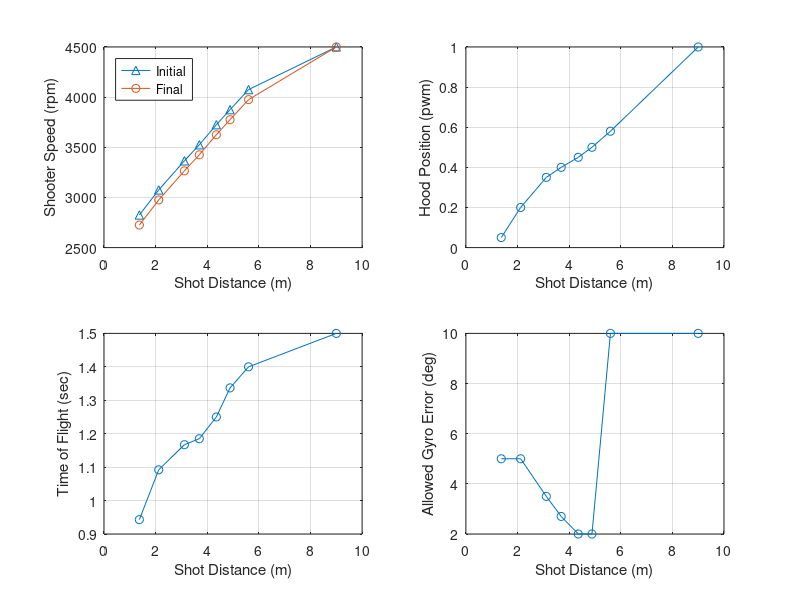

MATLAB code for this plot:
%% Output Overrides
TEST_Output_Override_Flag = 0;
TEST_Transfer_Motor_DC_OV = 0;
TEST_Feeder_Motor_DC_OV = 0;
TEST_Desired_Shooter_Speed_OV = 0;
TEST_Desired_Shooter_FF_DC_OV = 0;
TEST_Desired_Hood_Enable_OV = 0;
TEST_Desired_Hood_Pos_OV = 0.05;
TEST_Intake_Arm_Motor_DC_OV = 0;
TEST_Intake_Roller_Motor_DC_OV = 0;

%% Field Element Position Data
Field_BlueAllianceZoneX = 182.11*0.0254;             % Meters
Field_RedAllianceZoneX  = (651.22-182.11)*0.0254;    % Meters
Field_Blue_Hub_X        = 182.11*0.0254;             % Meters
Field_Hub_Y             = 158.84*0.0254;             % Meters
Field_Red_Hub_X         = (651.22-182.11)*0.0254;    % Meters
Field_Pass_Y_Top        = (317.69-(96))*0.0254;
Field_Pass_Y_Bottom     = (96)*0.0254;
Field_Blue_Pass_X       = (156.61/2)*0.0254;
Field_Red_Pass_X        = (651.22-((156.61/2)))*0.0254;
Blue_Hub_LeftX = 5.1717;
Blue_Hub_RightX = 5.1717;
Blue_Hub_RightY = 4.548;
Blue_Hub_LeftY = 3.354;
Red_Hub_LeftX = 11.369;
Red_Hub_RightX = 11.369;
Red_Hub_RightY = 3.354;
Red_Hub_LeftY = 4.548;

%% Shooting Control Data
% Targets
Rebuilt_Transfer_Minimum_Factor = 0.8;
Rebuilt_Target_Transfer_Speed = 4000;   % rpm
Rebuilt_Negative_Feeder_Speed = -3000;  % this was -1000 with a 1:1 gear ratio
Rebuilt_Target_Feeder_Speed = 3*Rebuilt_Target_Transfer_Speed*0.84;  % rpm
% The 3 factor is for the 3:1 gear box.
% The 0.84 factor sets feeder belt linear speed to match transfer wheel surface linear speed
% Assumes 4 inch diameter transfer wheels and 24 tooth pulleys driving the belts

Rebuilt_Shot_Init_Time = 0.4; % Seconds

% Condition Checks
Rebuilt_Shoot_Robot_Velocity_Max = 1.7;   % meter/second
Rebuilt_Shoot_Motor_Max_Error = 100;    % rpm
Rebuilt_Shoot_Hood_Pos_Max_Error = 0.03;    % pwm position
Feeder_Max_Pulsetime = 1000; % seconds

% Check if Hub is Active for Scoring
Rebuilt_Match_Time_Transition  = 10; 
Rebuilt_Match_Time_Shift_1  = 35; 
Rebuilt_Match_Time_Shift_2  = 60; 
Rebuilt_Match_Time_Shift_3  = 85;
Rebuilt_Match_Time_Shift_4  = 110;
Rebuilt_Match_Time_Auto_Timer  = 30;
Rebuilt_Match_Time_Shift_Timer  = 25;
Rebuilt_Match_Time_End_Game_Timer = 30; 
Rebuilt_Match_Time_Shoot_Early = 2;

% Iteration error target threshold
Rebuilt_Shoot_Target_Error_Thresh = 0.1;    % Meters

Rebuilt_Des_Gyro_Shoot_Offset = 0;  % Degrees

% Distance (m)
Rebuilt_Shoot_Dist_0 = 1.370;
Rebuilt_Shoot_Dist_1 = 2.120;
Rebuilt_Shoot_Dist_2 = 3.115;
Rebuilt_Shoot_Dist_3 = 3.692;
Rebuilt_Shoot_Dist_4 = 4.353;
Rebuilt_Shoot_Dist_5 = 4.884;
Rebuilt_Shoot_Dist_6 = 5.6;
Rebuilt_Shoot_Dist_7 = 9.0;

% Desired_Shooter_Motor_Speed (rpm)
Rebuilt_Shoot_Shooter_Spd_0 = 2725;
Rebuilt_Shoot_Shooter_Spd_1 = 2975;
Rebuilt_Shoot_Shooter_Spd_2 = 3265;
Rebuilt_Shoot_Shooter_Spd_3 = 3425;
Rebuilt_Shoot_Shooter_Spd_4 = 3625;
Rebuilt_Shoot_Shooter_Spd_5 = 3775;
Rebuilt_Shoot_Shooter_Spd_6 = 3975;
Rebuilt_Shoot_Shooter_Spd_7 = 4500;

delta = 100;
% Desired_Shooter_Motor_Speed Init (rpm)
Rebuilt_Shoot_Shooter_Spd_I_0 = Rebuilt_Shoot_Shooter_Spd_0+delta;
Rebuilt_Shoot_Shooter_Spd_I_1 = Rebuilt_Shoot_Shooter_Spd_1+delta;
Rebuilt_Shoot_Shooter_Spd_I_2 = Rebuilt_Shoot_Shooter_Spd_2+delta;
Rebuilt_Shoot_Shooter_Spd_I_3 = Rebuilt_Shoot_Shooter_Spd_3+delta;
Rebuilt_Shoot_Shooter_Spd_I_4 = Rebuilt_Shoot_Shooter_Spd_4+delta;
Rebuilt_Shoot_Shooter_Spd_I_5 = Rebuilt_Shoot_Shooter_Spd_5+delta;
Rebuilt_Shoot_Shooter_Spd_I_6 = Rebuilt_Shoot_Shooter_Spd_6+delta;
Rebuilt_Shoot_Shooter_Spd_I_7 = Rebuilt_Shoot_Shooter_Spd_7;
clear delta

% Desired Hood Position (pwm)
Rebuilt_Shoot_Hood_Pos_0 = 0.05;
Rebuilt_Shoot_Hood_Pos_1 = 0.20;
Rebuilt_Shoot_Hood_Pos_2 = 0.35;
Rebuilt_Shoot_Hood_Pos_3 = 0.4;
Rebuilt_Shoot_Hood_Pos_4 = 0.45;
Rebuilt_Shoot_Hood_Pos_5 = 0.5;
Rebuilt_Shoot_Hood_Pos_6 = 0.58;
Rebuilt_Shoot_Hood_Pos_7 = 1;

% Time of Flight (sec)
Rebuilt_Shoot_TOF_0 = 0.943;
Rebuilt_Shoot_TOF_1 = 1.092;
Rebuilt_Shoot_TOF_2 = 1.167;
Rebuilt_Shoot_TOF_3 = 1.185;
Rebuilt_Shoot_TOF_4 = 1.250;
Rebuilt_Shoot_TOF_5 = 1.337;
Rebuilt_Shoot_TOF_6 = 1.4;
Rebuilt_Shoot_TOF_7 = 1.5;

% Allowed Gyro Error (degrees ... convert to radians in model)
Rebuilt_Shoot_Gyro_Err_0 = 5;
Rebuilt_Shoot_Gyro_Err_1 = 5;
Rebuilt_Shoot_Gyro_Err_2 = 3.5;
Rebuilt_Shoot_Gyro_Err_3 = 2.7;
Rebuilt_Shoot_Gyro_Err_4 = 2;
Rebuilt_Shoot_Gyro_Err_5 = 2;
Rebuilt_Shoot_Gyro_Err_6 = 10;
Rebuilt_Shoot_Gyro_Err_7 = 10;

% PLOT TABLES
    plot_dist     = [Rebuilt_Shoot_Dist_0 Rebuilt_Shoot_Dist_1 Rebuilt_Shoot_Dist_2 Rebuilt_Shoot_Dist_3 Rebuilt_Shoot_Dist_4 Rebuilt_Shoot_Dist_5 Rebuilt_Shoot_Dist_6 Rebuilt_Shoot_Dist_7];
    plot_shooter_i= [Rebuilt_Shoot_Shooter_Spd_I_0 Rebuilt_Shoot_Shooter_Spd_I_1 Rebuilt_Shoot_Shooter_Spd_I_2 Rebuilt_Shoot_Shooter_Spd_I_3 Rebuilt_Shoot_Shooter_Spd_I_4 Rebuilt_Shoot_Shooter_Spd_I_5 Rebuilt_Shoot_Shooter_Spd_I_6 Rebuilt_Shoot_Shooter_Spd_I_7];
    plot_shooter  = [Rebuilt_Shoot_Shooter_Spd_0 Rebuilt_Shoot_Shooter_Spd_1 Rebuilt_Shoot_Shooter_Spd_2 Rebuilt_Shoot_Shooter_Spd_3 Rebuilt_Shoot_Shooter_Spd_4 Rebuilt_Shoot_Shooter_Spd_5 Rebuilt_Shoot_Shooter_Spd_6 Rebuilt_Shoot_Shooter_Spd_7];
    plot_hood     = [Rebuilt_Shoot_Hood_Pos_0 Rebuilt_Shoot_Hood_Pos_1 Rebuilt_Shoot_Hood_Pos_2 Rebuilt_Shoot_Hood_Pos_3 Rebuilt_Shoot_Hood_Pos_4 Rebuilt_Shoot_Hood_Pos_5 Rebuilt_Shoot_Hood_Pos_6 Rebuilt_Shoot_Hood_Pos_7];
    plot_tof      = [Rebuilt_Shoot_TOF_0 Rebuilt_Shoot_TOF_1 Rebuilt_Shoot_TOF_2 Rebuilt_Shoot_TOF_3 Rebuilt_Shoot_TOF_4 Rebuilt_Shoot_TOF_5 Rebuilt_Shoot_TOF_6 Rebuilt_Shoot_TOF_7];
    plot_gyro_err = [Rebuilt_Shoot_Gyro_Err_0 Rebuilt_Shoot_Gyro_Err_1 Rebuilt_Shoot_Gyro_Err_2 Rebuilt_Shoot_Gyro_Err_3 Rebuilt_Shoot_Gyro_Err_4 Rebuilt_Shoot_Gyro_Err_5 Rebuilt_Shoot_Gyro_Err_6 Rebuilt_Shoot_Gyro_Err_7];
    
    figure(1)
    subplot(2,2,1), hold off
    plot(plot_dist,plot_shooter_i,'-^')
    hold on
    plot(plot_dist,plot_shooter,'-o')
    xlabel('Shot Distance (m)')
    ylabel('Shooter Speed (rpm)')
    grid on
    legend('Initial','Final','Location','northwest')
    
    subplot(2,2,2)
    plot(plot_dist,plot_hood,'-o')
    xlabel('Shot Distance (m)')
    ylabel('Hood Position (pwm)')
    grid on
    
    subplot(2,2,3)
    plot(plot_dist,plot_tof,'-o')
    xlabel('Shot Distance (m)')
    ylabel('Time of Flight (sec)')
    grid on
    
    subplot(2,2,4)
    plot(plot_dist,plot_gyro_err,'-o')
    xlabel('Shot Distance (m)')
    ylabel('Allowed Gyro Error (deg)')
    grid on
    
    % need to clear from workspace so not included in code generation
    clear plot_dist plot_shooter plot_hood plot_tof plot_gyro_err

% Control Parameters to Calculate Duty Cycle
Rebuilt_Feeder_Motor_Gain_FF = 1/6048;

Rebuilt_Transfer_Motor_Gain_FF = 1/7854;
Rebuilt_Transfer_Motor_Gain_P = 0.0001;
Rebuilt_Transfer_Motor_Gain_I = 0.001*0.02;
Rebuilt_Transfer_Error_Integral_Enable = 300;

Rebuilt_Shooter_Motor_Gain_FF = 1.5e-4; %1/6048;
% Rebuilt_Shooter_Motor_Gain_P = 0.001;
% Rebuilt_Shooter_Motor_Gain_I = 0.001*0.02;
% Rebuilt_Shooter_Error_Integral_Enable = 300;

% Hood Position Servo Properties
Rebuilt_Hood_Servo_Pos_Min = 0.05;
Rebuilt_Hood_Servo_Pos_Max = 1;
Rebuilt_Hood_Servo_Rate_Limit_Inc = 32/50*0.02;   % no load 32 mm/sec, total stroke 50 mm
Rebuilt_Hood_Servo_Rate_Limit_Dec = -Rebuilt_Hood_Servo_Rate_Limit_Inc;

%% Intake
Rebuilt_Intake_Des_Angle_In = -40;
Rebuilt_Intake_Meas_In_Disable = -20;   % disable motor when angle is less than this value and the desired anle is the in angle
Rebuilt_Intake_Meas_Out_Disable = 80;   % disable motor when angle is more than this value and the desired anle is the out angle
Rebuilt_Intake_Des_Angle_Out = 90;

Rebuilt_Intake_Cycle_Angle_In = -10;
Rebuilt_Intake_Cycle_Angle_Out = 10;

Rebuilt_Intake_RL_Inc =  3;
Rebuilt_Intake_RL_Dec = -3;

Rebuilt_Intake_Arm_Gain_P = 0.008;
Rebuilt_Intake_Arm_Gain_D = 0;

Rebuilt_Roller_Intake_In_Delay = 2; % sec

Rebuilt_Roller_Desired_Speed = 4500;
Rebuilt_Roller_Motor_Gain_FF = 1/6048;
Rebuilt_Roller_Motor_Gain_P = 0.0001;
Rebuilt_Roller_Motor_Gain_I = 0.001*0.02;
Rebuilt_Roller_Error_Integral_Enable = 300;
